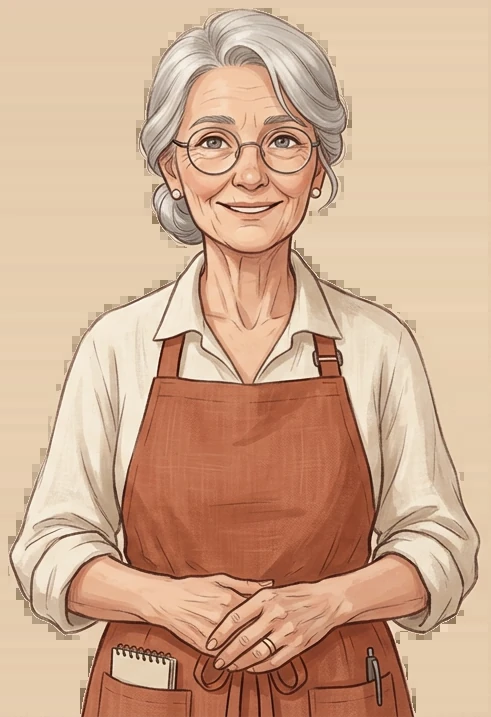
#> input picture stores/1/images/agata.webp, 491 x 717 px
$ python -i make-character-sprites.py   (imports and definitions only)
#> lines starting #> are read from the running program, lines starting #| are printed output that depends on the picture
# Вырезание ровного фона у портретов персонажей -> прозрачные спрайты WebP.
#
# Использование:
#   pip install pillow numpy opencv-python-headless 'mediapipe==0.10.21'
#   python3 tools/make-character-sprites.py stores/1
#   python3 tools/make-character-sprites.py stores/1 --source /path/to/originals
#   python3 tools/make-character-sprites.py stores/1 --preview-dir /tmp/sprites --only heroine,matvey
#
# Алгоритм: MediaPipe Selfie Segmentation находит человека (включая случаи,
# когда за спиной нарисован интерьер), OpenCV GrabCut уточняет границу только
# в узкой полосе вокруг этой маски. Без MediaPipe используется цветовой
# fallback по ровному фону. Мелкие дефекты маски заливаются (большие просветы
# между рукой и телом остаются прозрачным фоном), край слегка смягчается,
# изображение обрезается по фигуре.
# Пути персонажей берутся из story.json и обновляются на .webp.
import argparse
import glob
import json
import os
import sys

import cv2
import numpy as np
from PIL import Image

MAX_DIM = 1150
WEBP_QUALITY = 90


def estimate_background(rgb: np.ndarray) -> np.ndarray:
    """Доминирующий цвет фона: медианы угловых патчей + проверка по границе."""
    h, w = rgb.shape[:2]
    p = max(6, min(h, w) // 18)
    patches = [
        rgb[:p, :p].reshape(-1, 3),
        rgb[:p, -p:].reshape(-1, 3),
        rgb[-p:, :p].reshape(-1, 3),
        rgb[-p:, -p:].reshape(-1, 3),
    ]
    candidates = [np.median(x, axis=0) for x in patches]
    border = np.concatenate(
        [rgb[0].reshape(-1, 3), rgb[-1].reshape(-1, 3), rgb[:, 0], rgb[:, -1]]
    ).astype(np.int16)
    best, best_score = candidates[0], -1.0
    for cand in candidates:
        dist = np.max(np.abs(border - cand.astype(np.int16)), axis=1)
        score = float(np.mean(dist <= 20))
        if score > best_score:
            best, best_score = cand, score
    return best.astype(np.float32)


# [18 lines left out: function fill_holes, not called in this run]


_SEGMENTER = None
_SEGMENTER_TRIED = False


def segment_person(rgb: np.ndarray) -> np.ndarray | None:
    """Вероятностная маска человека MediaPipe или None, если пакет недоступен."""
    global _SEGMENTER, _SEGMENTER_TRIED
    if not _SEGMENTER_TRIED:
        _SEGMENTER_TRIED = True
        try:
            import mediapipe as mp

            _SEGMENTER = mp.solutions.selfie_segmentation.SelfieSegmentation(model_selection=1)
        except Exception as exc:  # цветовой fallback ниже всё равно работает
            print(f"⚠ MediaPipe недоступен ({exc}); использую цветовой fallback")
            _SEGMENTER = None
    if _SEGMENTER is None:
        return None
    result = _SEGMENTER.process(rgb)
    if result is None or result.segmentation_mask is None:
        return None
    mask = np.asarray(result.segmentation_mask, dtype=np.float32)
    if mask.shape != rgb.shape[:2]:
        mask = cv2.resize(mask, (rgb.shape[1], rgb.shape[0]), interpolation=cv2.INTER_LINEAR)
    return np.clip(mask, 0.0, 1.0)


def make_sprite(source_path: str) -> Image.Image:
#> called with source_path = '../stores/1/images/agata.webp'
    bgr = cv2.imread(source_path, cv2.IMREAD_COLOR)
#> bgr is the input picture: shape (717, 491, 3); mean B, G, R 143.9, 171.3, 207.9
    if bgr is None:
        raise RuntimeError(f"Не удалось прочитать {source_path}")
    rgb = cv2.cvtColor(bgr, cv2.COLOR_BGR2RGB)
    h, w = rgb.shape[:2]
#> h = 717; w = 491
    bg = estimate_background(rgb)
#> in estimate_background, `candidates = [np.median(x, axis=0) for x in patches]`: candidates = [[228, 203, 173], [230, 206, 175], [230, 205, 175], [229, 205, 174]]
#> in estimate_background, `border = np.concatenate( [rgb[0].reshape(-1, 3), rgb[-1].reshape(-1, 3..`: border = 2416 rows, first 8: [228, 203, 175], [228, 203, 175], [228, 203, 175], [228, 203, 175], [228, 203, 175], [228, 203, 175], [228, 203, 175], [228, 203, 175]
#> in estimate_background, `best, best_score = candidates[0], -1.0`: best = [228, 203, 173]; best_score = -1
#> the loop in estimate_background, `for cand in candidates:` made 4 passes
#> (best, best_score) on pass 1: ([228, 203, 173], 0.862)
#> after the loop in estimate_background, `for cand in candidates:`: best_score = 0.862
#> bg = [228, 203, 173]
    dist = np.max(np.abs(rgb.astype(np.int16) - bg.astype(np.int16)), axis=2)
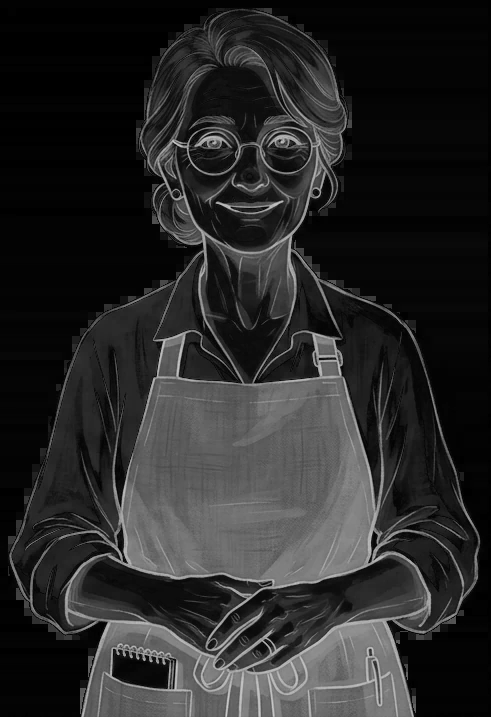
#> dist: shape (717, 491) int16; min 0, max 205, mean 40.8
    person = segment_person(rgb)

    if person is not None and float(np.mean(person > 0.5)) >= 0.02:
        # Семантическая маска задаёт фигуру; GrabCut ниже уточнит только границу.
        mask = np.full((h, w), cv2.GC_PR_BGD, np.uint8)
        mask[person >= 0.32] = cv2.GC_PR_FGD
        mask[person <= 0.03] = cv2.GC_BGD
        seed = cv2.erode(
            np.where(person >= 0.68, 255, 0).astype(np.uint8),
            np.ones((5, 5), np.uint8),
            iterations=1,
        )
        mask[seed > 0] = cv2.GC_FGD

        allowed = cv2.dilate(
            np.where(person >= 0.26, 255, 0).astype(np.uint8),
            np.ones((17, 17), np.uint8),
            iterations=1,
        ) > 0
        core = cv2.erode(
            np.where(person >= 0.60, 255, 0).astype(np.uint8),
            np.ones((3, 3), np.uint8),
            iterations=1,
        ) > 0
    else:
        # Fallback для ровных фонов: цвет + центральная фигура.
        mask = np.full((h, w), cv2.GC_PR_FGD, np.uint8)
        mask[dist <= 12] = cv2.GC_PR_BGD

        band = np.zeros((h, w), bool)
        b = 6
        band[:b, :] = band[-b:, :] = True
        band[:, :b] = band[:, -b:] = True
        mask[band & (dist <= 26)] = cv2.GC_BGD

        central = np.zeros((h, w), bool)
        central[int(h * 0.08):, int(w * 0.16):int(w * 0.84)] = True
        seed = ((dist > 58) & central).astype(np.uint8) * 255
        seed = cv2.erode(seed, np.ones((7, 7), np.uint8), iterations=2)
        if np.count_nonzero(seed) < 100:
            seed = ((dist > 38) & central).astype(np.uint8) * 255
            seed = cv2.erode(seed, np.ones((7, 7), np.uint8), iterations=2)
        mask[seed > 0] = cv2.GC_FGD
        allowed = np.ones((h, w), bool)
        core = seed > 0

    bgd_model = np.zeros((1, 65), np.float64)
    fgd_model = np.zeros((1, 65), np.float64)
    cv2.grabCut(bgr, mask, None, bgd_model, fgd_model, 6, cv2.GC_INIT_WITH_MASK)

    grab_foreground = (mask == cv2.GC_FGD) | (mask == cv2.GC_PR_FGD)
    foreground_bool = core | (grab_foreground & allowed)
    foreground = np.where(foreground_bool, 255, 0).astype(np.uint8)

    # Оставляем компоненты самой фигуры (по пересечению с её ядром).
    count, labels, stats, _ = cv2.connectedComponentsWithStats(foreground, 8)
    if count > 1:
        core_u8 = np.where(core, 255, 0).astype(np.uint8)
        seeded = set(np.unique(labels[core_u8 > 0]).tolist()) - {0}
        if seeded:
            foreground = np.where(np.isin(labels, list(seeded)), 255, 0).astype(np.uint8)
        else:
            largest = 1 + int(np.argmax(stats[1:, cv2.CC_STAT_AREA]))
            foreground = np.where(labels == largest, 255, 0).astype(np.uint8)

    foreground = fill_holes(foreground)
    # Заливка дыр не должна возвращать пиксели далеко за семантическим контуром.
    foreground = np.where(allowed, foreground, 0).astype(np.uint8)
    foreground = cv2.morphologyEx(foreground, cv2.MORPH_CLOSE, np.ones((3, 3), np.uint8), iterations=1)

    alpha = cv2.erode(foreground, np.ones((3, 3), np.uint8), iterations=1).astype(np.float32)
    alpha = cv2.GaussianBlur(alpha, (0, 0), 0.75)
    rgba = np.dstack([rgb, np.clip(alpha, 0, 255).astype(np.uint8)])
    img = Image.fromarray(rgba, "RGBA")

    bbox = img.getchannel("A").getbbox()
    if bbox:
        pad = 8
        bbox = (
            max(0, bbox[0] - pad),
            max(0, bbox[1] - pad),
            min(w, bbox[2] + pad),
            min(h, bbox[3] + pad),
        )
        img = img.crop(bbox)
    if max(img.size) > MAX_DIM:
        img.thumbnail((MAX_DIM, MAX_DIM), Image.LANCZOS)
    return img


# [75 lines left out: functions locate, main, not called in this run]


# [2 lines not run here, left out]

#> (the run stopped early here; a loop or call above may not have finished)

$ run again, on stores/1/images/heroine_doubt.webp
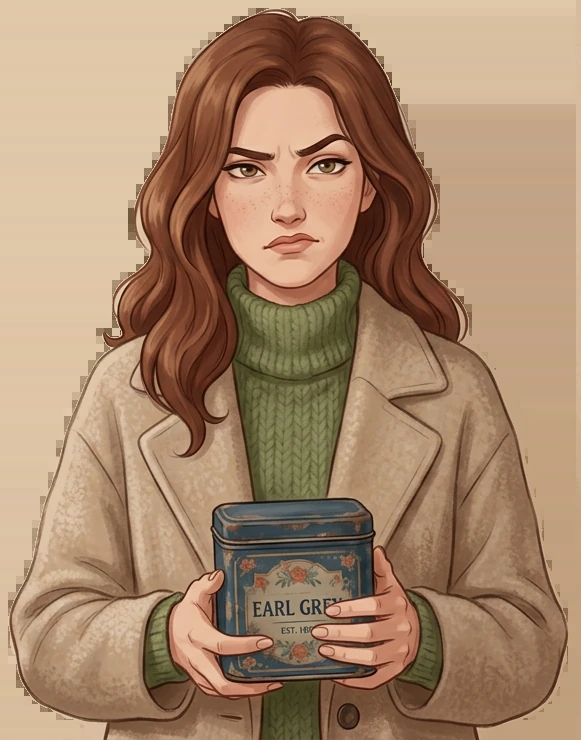
#> input picture stores/1/images/heroine_doubt.webp, 581 x 740 px
#> in make_sprite, bgr is the input picture: shape (740, 581, 3); mean B, G, R 108.1, 135.6, 167.1
#> candidates = [[223, 200, 169], [216, 192, 161], [217, 190, 158], [192, 159, 125]]
#> border = 2642 rows, first 8: [223, 201, 169], [223, 201, 169], [223, 201, 169], [223, 201, 169], [223, 201, 169], [223, 201, 169], [223, 201, 169], [223, 201, 169]
#> in estimate_background, `best, best_score = candidates[0], -1.0`: best = [223, 200, 169]; best_score = -1
#> the loop in estimate_background, `for cand in candidates:` made 4 passes
#> (score, best, best_score) on passes 1 to 3: (0.681, [223, 200, 169], 0.681), (0.704, [216, 192, 161], 0.704), (0.714, [217, 190, 158], 0.714)
#> after the loop in estimate_background, `for cand in candidates:`: best_score = 0.714
#> bg = [217, 190, 158]
#> in make_sprite, `dist = np.max(np.abs(rgb.astype(np.int16) - bg.astype(np.int16)), axis..`:
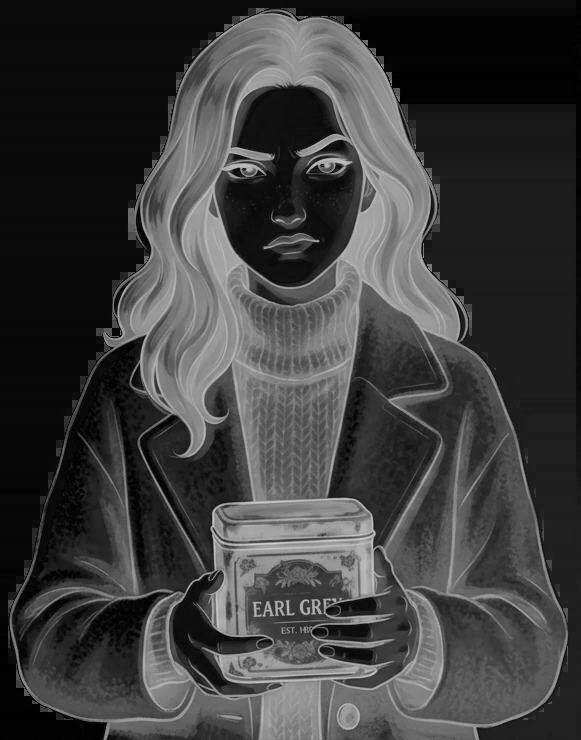
#> dist: shape (740, 581) int16; min 0, max 211, mean 60.9
